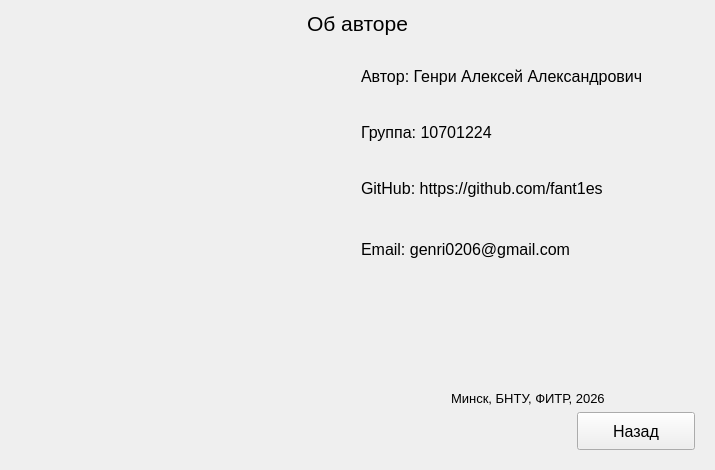
<?xml version="1.0" encoding="UTF-8"?>
<ui version="4.0">
 <class>Form</class>
 <widget class="QWidget" name="Form">
  <property name="geometry">
   <rect>
    <x>0</x>
    <y>0</y>
    <width>715</width>
    <height>470</height>
   </rect>
  </property>
  <property name="minimumSize">
   <size>
    <width>715</width>
    <height>470</height>
   </size>
  </property>
  <property name="maximumSize">
   <size>
    <width>715</width>
    <height>470</height>
   </size>
  </property>
  <property name="windowTitle">
   <string>Об авторе</string>
  </property>
  <layout class="QVBoxLayout" name="verticalLayout">
   <item alignment="Qt::AlignHCenter|Qt::AlignVCenter">
    <widget class="QLabel" name="label">
     <property name="font">
      <font>
       <pointsize>16</pointsize>
      </font>
     </property>
     <property name="text">
      <string>Об авторе</string>
     </property>
    </widget>
   </item>
   <item>
    <widget class="QWidget" name="horizontalWidget" native="true">
     <property name="sizePolicy">
      <sizepolicy hsizetype="Preferred" vsizetype="MinimumExpanding">
       <horstretch>0</horstretch>
       <verstretch>0</verstretch>
      </sizepolicy>
     </property>
     <layout class="QHBoxLayout" name="horizontalLayout">
      <item>
       <layout class="QVBoxLayout" name="verticalLayout_3">
        <item>
         <widget class="QLabel" name="label_4">
          <property name="maximumSize">
           <size>
            <width>350</width>
            <height>350</height>
           </size>
          </property>
          <property name="text">
           <string/>
          </property>
          <property name="pixmap">
           <pixmap>../content/photos/author.jpg</pixmap>
          </property>
          <property name="scaledContents">
           <bool>true</bool>
          </property>
         </widget>
        </item>
       </layout>
      </item>
      <item>
       <layout class="QVBoxLayout" name="verticalLayout_2">
        <item>
         <widget class="QLabel" name="label_2">
          <property name="maximumSize">
           <size>
            <width>16777215</width>
            <height>50</height>
           </size>
          </property>
          <property name="font">
           <font>
            <pointsize>12</pointsize>
           </font>
          </property>
          <property name="text">
           <string>Автор: Генри Алексей Александрович</string>
          </property>
         </widget>
        </item>
        <item>
         <widget class="QLabel" name="label_3">
          <property name="maximumSize">
           <size>
            <width>16777215</width>
            <height>50</height>
           </size>
          </property>
          <property name="font">
           <font>
            <pointsize>12</pointsize>
           </font>
          </property>
          <property name="text">
           <string>Группа: 10701224</string>
          </property>
         </widget>
        </item>
        <item>
         <widget class="QLabel" name="label_5">
          <property name="maximumSize">
           <size>
            <width>16777215</width>
            <height>50</height>
           </size>
          </property>
          <property name="font">
           <font>
            <pointsize>12</pointsize>
           </font>
          </property>
          <property name="text">
           <string>GitHub: https://github.com/fant1es</string>
          </property>
         </widget>
        </item>
        <item>
         <widget class="QLabel" name="label_6">
          <property name="maximumSize">
           <size>
            <width>16777215</width>
            <height>60</height>
           </size>
          </property>
          <property name="font">
           <font>
            <pointsize>12</pointsize>
           </font>
          </property>
          <property name="text">
           <string>Email: genri0206@gmail.com</string>
          </property>
         </widget>
        </item>
        <item alignment="Qt::AlignHCenter|Qt::AlignBottom">
         <widget class="QLabel" name="label_7">
          <property name="maximumSize">
           <size>
            <width>16777215</width>
            <height>46</height>
           </size>
          </property>
          <property name="font">
           <font>
            <pointsize>10</pointsize>
           </font>
          </property>
          <property name="text">
           <string>Минск, БНТУ, ФИТР, 2026</string>
          </property>
         </widget>
        </item>
        <item alignment="Qt::AlignRight">
         <widget class="QPushButton" name="back_btn">
          <property name="minimumSize">
           <size>
            <width>118</width>
            <height>38</height>
           </size>
          </property>
          <property name="maximumSize">
           <size>
            <width>16777215</width>
            <height>16777215</height>
           </size>
          </property>
          <property name="font">
           <font>
            <pointsize>12</pointsize>
           </font>
          </property>
          <property name="text">
           <string>Назад</string>
          </property>
         </widget>
        </item>
       </layout>
      </item>
     </layout>
    </widget>
   </item>
  </layout>
 </widget>
 <resources/>
 <connections/>
</ui>
